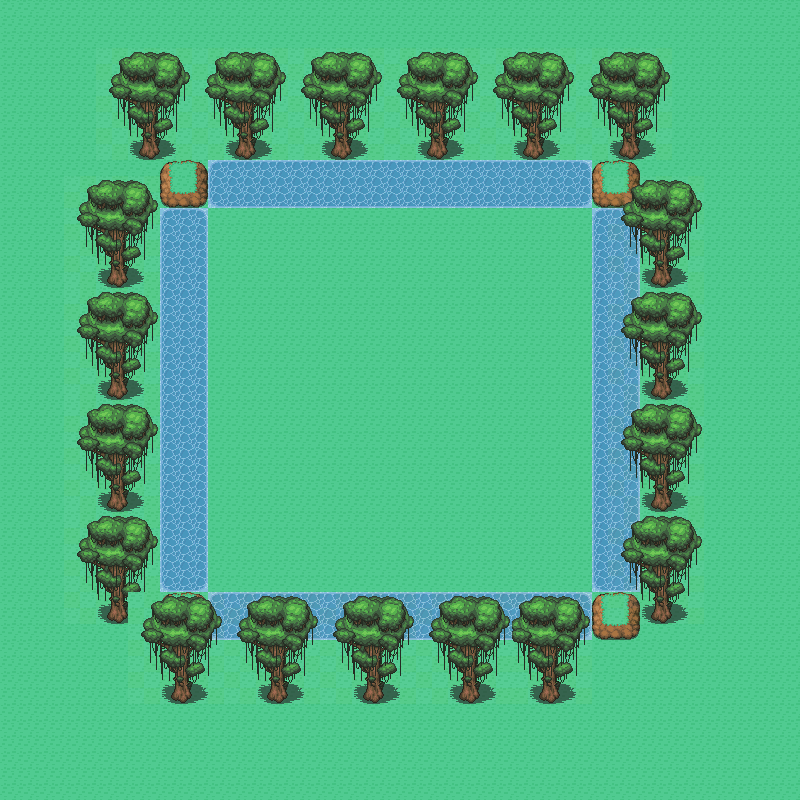

A level layout from a 2D game, rendered from its tile map. Below: a short description, then the map file with tile-grid data replaced by summaries:
An orthogonal 50x50 tile map with 16x16 px tiles, 3 tile layers (Tile Layer 1, Tile Layer 2, Tile Layer 3).

<map version="1.9" tiledversion="1.9.2" orientation="orthogonal" renderorder="right-down" width="50" height="50" tilewidth="16" tileheight="16" infinite="0" nextlayerid="4" nextobjectid="1">
 <tileset firstgid="1" source="pokemon1.tsx" />
 <layer id="1" name="Tile Layer 1" width="50" height="50">
  <data>[2500 cells, 2500 non-empty, 1 distinct tile ids]</data>
 </layer>
 <layer id="2" name="Tile Layer 2" width="50" height="50">
  <data>[2500 cells, 324 non-empty, 18 distinct tile ids]</data>
 </layer>
 <layer id="3" name="Tile Layer 3" width="50" height="50">
  <data>[2500 cells, 787 non-empty, 42 distinct tile ids]</data>
 </layer>
</map>
